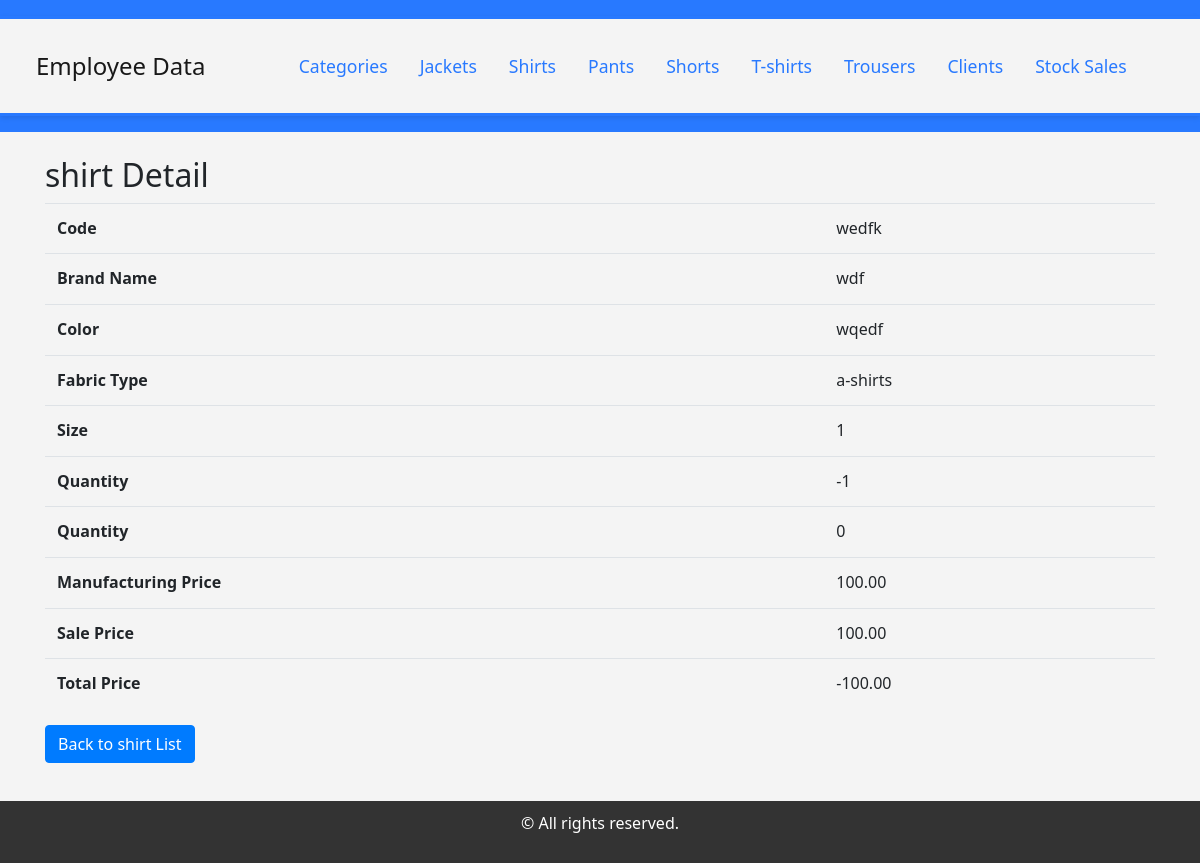
The app's page /product/shirts/3/ with its own data.
### product/models.py (models this page shows, shortened)
class Shirt(models.Model):
    code = models.CharField(max_length=200)
    brand_name = models.CharField(max_length=100)
    color = models.CharField(max_length=50)
    fabric_type = models.ForeignKey(Category, on_delete=models.CASCADE)
    size = models.CharField(max_length=10)
    quantity = models.IntegerField()
    total_pice_quantity = models.IntegerField(default=0)
    manafacturing_price = models.DecimalField(max_digits=10, decimal_places=2)
    sale_price = models.DecimalField(max_digits=10, decimal_places=2)
    def total_price(self):
        return self.quantity * self.sale_price

class Category(models.Model):
    name = models.CharField(max_length=100)

### product/views.py (the view)
# urls.py: path('shirts/<int:pk>/', ShirtDetailView.as_view(), name='shirt_detail'),
class ShirtDetailView(DetailView):
    model = Shirt
    template_name = 'shirts/shirt_detail.html'

### product/templates/shirts/shirt_detail.html
{% extends 'base.html' %}
{% block content %}
    <h2>shirt Detail</h2>
    <table class="table">
        <tr>
            <th>Code</th>
            <td>{{ shirt.code }}</td>
        </tr>
        <tr>
            <th>Brand Name </th>
            <td>{{ shirt.brand_name }}</td>
        </tr>
        <tr>
            <th>Color</th>
            <td>{{ shirt.color }}</td>
        </tr>
        <tr>
            <th>Fabric Type</th>
            <td>{{ shirt.fabric_type.name }}</td>
        </tr>
        <tr>
            <th>Size</th>
            <td>{{ shirt.size }}</td>
        </tr>
        <tr>
            <th>Quantity</th>
            <td>{{ shirt.quantity }}</td>
        </tr>
        <tr>
            <th>Quantity</th>
            <td>{{ shirt.total_pice_quantity }}</td>
        </tr>
        <tr>
            <th>Manufacturing Price</th>
            <td>{{ shirt.manafacturing_price }}</td>
        </tr>
        <tr>
            <th>Sale Price</th>
            <td>{{ shirt.sale_price }}</td>
        </tr>
        <tr>
            <th>Total Price</th>
            <td>{{ shirt.total_price }}</td>
        </tr>
    </table>
    <a href="{% url 'shirt_list' %}" class="btn btn-primary">Back to shirt List</a>
{% endblock %}

### records on screen
Shirt: code "wedfk", brand_name "wdf", color "wqedf", fabric_type.name "a-shirts", size "1", quantity "-1", total_pice_quantity "0", manafacturing_price "100.00", sale_price "100.00", total_price "-100.00"
